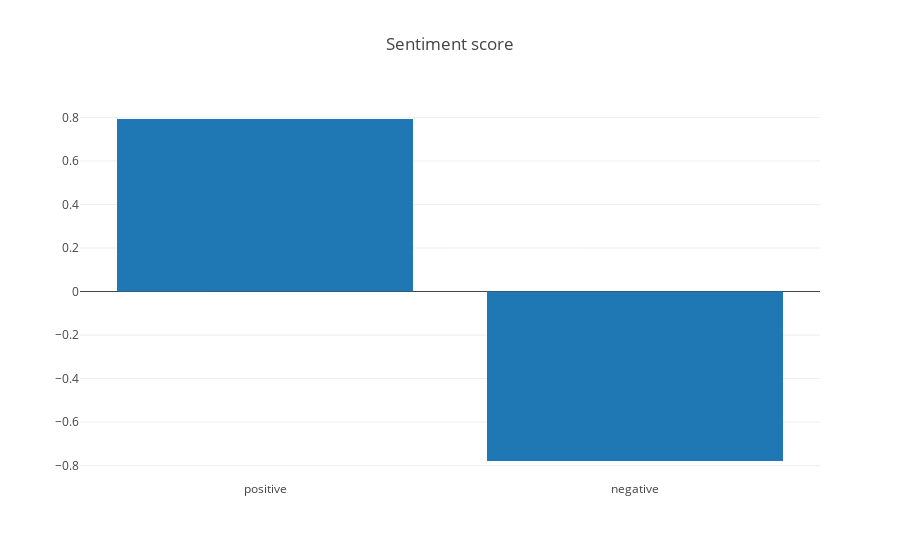

The notebook cell this image was saved under:
### Code cell
x = ['positive', 'negative']
y = [median_positive, median_negative]
trace = go.Bar(
            x=x,
            y=y,)

data = [trace]
layout = go.Layout(title=title)
fig = go.Figure(data=data, layout=layout)

plotly.offline.iplot(fig)

### Figure 1 — Plotly figure (JSON) as saved in the notebook; plotly's stock layout.template omitted (floating-point values rounded to 4 significant figures)
{"data": [{"type": "bar", "x": ["positive", "negative"], "y": [0.7927, -0.7787]}], "layout": {"title": "Sentiment score"}}
